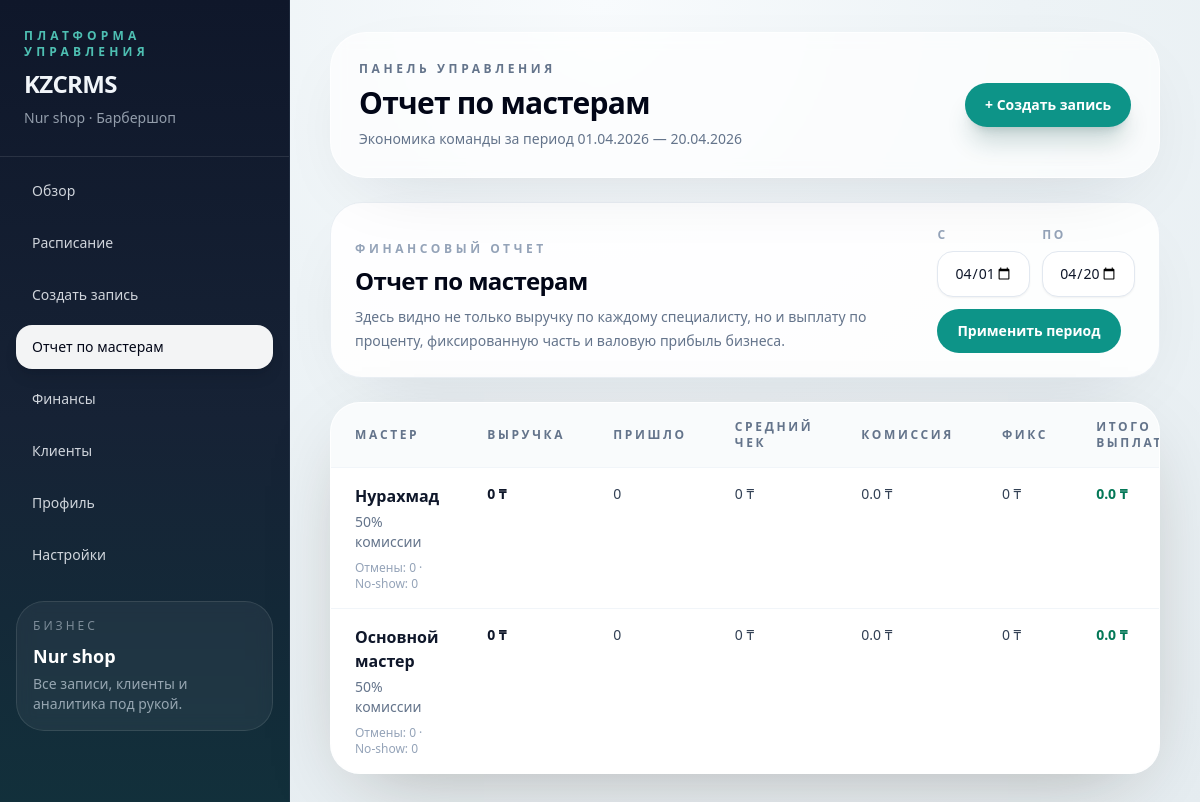
/barbers/ (signed in), run on the app's committed database.
### core/models.py (models this page shows, shortened)
class TimestampedModel(models.Model):
    created_at = models.DateTimeField(auto_now_add=True)
    updated_at = models.DateTimeField(auto_now=True)
    class Meta:
        abstract = True

class Shop(TimestampedModel):
    class IndustryType(models.TextChoices):
        BARBERSHOP = "BARBERSHOP", "Барбершоп"
        DENTISTRY = "DENTISTRY", "Стоматология"
        BEAUTY_SALON = "BEAUTY_SALON", "Салон красоты"
        CLINIC = "CLINIC", "Клиника"
        GENERIC = "GENERIC", "Другое"
    class AccessMode(models.TextChoices):
        LEGACY = "LEGACY", "Внутренний доступ"
        TRIAL = "TRIAL", "Пробный доступ"
        SUBSCRIPTION = "SUBSCRIPTION", "Подписка"
    owner = models.OneToOneField(
        User,
        on_delete=models.CASCADE,
        related_name="shop"
    )
    name = models.CharField(max_length=120)
    industry_type = models.CharField(
        max_length=30,
        choices=IndustryType.choices,
        default=IndustryType.BARBERSHOP,
    )
    timezone = models.CharField(max_length=64, default="Asia/Almaty")
    city = models.CharField(max_length=80, blank=True)
    phone = models.CharField(max_length=30, blank=True)
    access_mode = models.CharField(
        max_length=20,
        choices=AccessMode.choices,
        default=AccessMode.LEGACY,
    )
    trial_ends_at = models.DateTimeField(blank=True, null=True)
    subscription_ends_at = models.DateTimeField(blank=True, null=True)
    @property
    def has_active_access(self):
        if self.access_mode == self.AccessMode.LEGACY:
            return True
        expires_at = self.access_expires_at
        return bool(expires_at and expires_at >= timezone.now())

class Barber(TimestampedModel):
    shop = models.ForeignKey(
        Shop,
        on_delete=models.CASCADE,
        related_name="barbers"
    )
    name = models.CharField(max_length=120)
    phone = models.CharField(max_length=30, blank=True)
    is_active = models.BooleanField(default=True)
    commission_percent = models.PositiveSmallIntegerField(default=50)
    fixed_salary_kzt = models.PositiveIntegerField(default=0)

### core/views.py (the view, shortened to what this page needs)
# urls.py: path("barbers/", barber_report, name="barber_report"),
@login_required
def barber_report(request):
    shop = request.user.shop
    today = timezone.localdate()
    date_from = request.GET.get("date_from")
    date_to = request.GET.get("date_to")
    period_start = parse_date(date_from) if date_from else today.replace(day=1)
    period_end = parse_date(date_to) if date_to else today
    if not period_start:
        period_start = today.replace(day=1)
    if not period_end:
        period_end = today
    if period_end < period_start:
        period_start, period_end = period_end, period_start
    def calculate_prorated_salary(monthly_salary, start_date, end_date):
        if not monthly_salary:
            return 0
    data = []
    for barber in Barber.objects.filter(shop=shop, is_active=True):
        payments = Payment.objects.filter(
            appointment__shop=shop,
            appointment__barber=barber,
            appointment__start_at__date__gte=period_start,
            appointment__start_at__date__lte=period_end,
            is_paid=True,
        )
        appointments = Appointment.objects.filter(
            shop=shop,
            barber=barber,
            start_at__date__gte=period_start,
            start_at__date__lte=period_end,
        )
        total = payments.aggregate(total=Sum("amount_kzt"))["total"] or 0
        completed_count = appointments.filter(status=Appointment.Status.DONE).count()
        canceled_count = appointments.filter(status=Appointment.Status.CANCELED).count()
        no_show_count = appointments.filter(status=Appointment.Status.NO_SHOW).count()
        average_check = round(total / completed_count, 2) if completed_count else 0
        commission_payout = round(total * barber.commission_percent / 100, 2)
        fixed_salary = calculate_prorated_salary(barber.fixed_salary_kzt, period_start, period_end)
        total_payout = round(commission_payout + fixed_salary, 2)
        owner_profit = round(total - total_payout, 2)
        data.append({
            "barber": barber,
            "total": total,
            "completed_count": completed_count,
            "canceled_count": canceled_count,
            "no_show_count": no_show_count,
            "average_check": average_check,
            "commission_payout": commission_payout,
            "fixed_salary": fixed_salary,
            "total_payout": total_payout,
            "owner_profit": owner_profit,
        })
    data.sort(key=lambda row: (-row["total"], row["barber"].name))
    return render(request, "barber_report.html", {
        "data": data,
        "today": today,
        "period_start": period_start,
        "period_end": period_end,
    })

### core/context_processors.py (called while the page is built)
def current_shop(request):
    shop = None
    if getattr(request, "user", None) and request.user.is_authenticated:
        shop = getattr(request.user, "shop", None)
    return {
        "current_shop": shop,
        "crm_labels": get_shop_labels(shop),
    }

### core/terminology.py (called while the page is built)
def get_shop_labels(shop):
    labels = DEFAULT_LABELS.copy()
    if not shop:
        return labels
    labels.update(INDUSTRY_LABELS.get(shop.industry_type, {}))
    labels["industry_name"] = shop.get_industry_type_display()
    return labels

### core/templates/barber_report.html (shortened to what this page needs)
{% extends "core/base.html" %}
{% block page_title %}{{ crm_labels.staff_report_title }}{% endblock %}
{% block page_subtitle %}Экономика команды за период {{ period_start|date:"d.m.Y" }} — {{ period_end|date:"d.m.Y" }}{% endblock %}
{% block content %}
<div class="space-y-6">
    <section class="crm-panel p-6">
        <div class="flex flex-col gap-5 lg:flex-row lg:items-end lg:justify-between">
            <div>
                <div class="text-xs font-semibold uppercase tracking-[0.3em] text-slate-400">Финансовый отчет</div>
                <h3 class="mt-2 text-2xl font-semibold tracking-tight text-slate-950">{{ crm_labels.staff_report_title }}</h3>
                <p class="mt-2 text-sm leading-6 text-slate-500">
                    Здесь видно не только выручку по каждому специалисту, но и выплату по проценту, фиксированную часть и валовую прибыль бизнеса.
                </p>
            </div>
            <form method="GET" class="grid gap-3 sm:grid-cols-2 lg:w-auto">
                <div>
                    <label class="text-xs font-semibold uppercase tracking-[0.22em] text-slate-400">С</label>
                    <input type="date" name="date_from" value="{{ period_start|date:'Y-m-d' }}" class="mt-2 block w-full rounded-2xl border border-slate-200 bg-white px-4 py-3 text-sm text-slate-900 shadow-sm outline-none transition focus:border-teal-400 focus:ring-4 focus:ring-teal-100">
                </div>
                <div>
                    <label class="text-xs font-semibold uppercase tracking-[0.22em] text-slate-400">По</label>
                    <input type="date" name="date_to" value="{{ period_end|date:'Y-m-d' }}" class="mt-2 block w-full rounded-2xl border border-slate-200 bg-white px-4 py-3 text-sm text-slate-900 shadow-sm outline-none transition focus:border-teal-400 focus:ring-4 focus:ring-teal-100">
                </div>
                <div class="sm:col-span-2">
                    <button class="inline-flex rounded-full bg-teal-600 px-5 py-3 text-sm font-semibold text-white transition hover:bg-teal-500">
                        Применить период
                    </button>
                </div>
            </form>
        </div>
    </section>
    <section class="overflow-hidden rounded-[30px] border border-white/70 bg-white/90 shadow-[0_24px_80px_-32px_rgba(37,28,18,0.35)]">
        <div class="overflow-x-auto">
            <table class="min-w-full divide-y divide-slate-100">
                <thead class="bg-slate-50/80">
                    <tr class="text-left text-xs font-semibold uppercase tracking-[0.22em] text-slate-500">
                        <th class="px-6 py-4">{{ crm_labels.staff_singular }}</th>
                        <th class="px-6 py-4">Выручка</th>
                        <th class="px-6 py-4">Пришло</th>
                        <th class="px-6 py-4">Средний чек</th>
                        <th class="px-6 py-4">Комиссия</th>
                        <th class="px-6 py-4">Фикс</th>
                        <th class="px-6 py-4">Итого выплата</th>
                    </tr>
                </thead>
                <tbody class="divide-y divide-slate-100 bg-white">
                    {% for row in data %}
                        <tr class="align-top">
                            <td class="px-6 py-4">
                                <div class="font-semibold text-slate-900">
                                    <a href="{% url 'barber_detail' row.barber.id %}" class="transition hover:text-teal-700">{{ row.barber.name }}</a>
                                </div>
                                <div class="mt-1 text-sm text-slate-500">
                                    {{ row.barber.commission_percent }}% комиссии{% if row.barber.fixed_salary_kzt %} · {{ row.barber.fixed_salary_kzt }} ₸ в месяц{% endif %}
                                </div>
                                <div class="mt-2 text-xs text-slate-400">
                                    Отмены: {{ row.canceled_count }} · No-show: {{ row.no_show_count }}
                                </div>
                            </td>
                            <td class="px-6 py-4 text-sm font-semibold text-slate-900">{{ row.total }} ₸</td>
                            <td class="px-6 py-4 text-sm text-slate-700">{{ row.completed_count }}</td>
                            <td class="px-6 py-4 text-sm text-slate-700">{{ row.average_check }} ₸</td>
                            <td class="px-6 py-4 text-sm text-slate-700">{{ row.commission_payout }} ₸</td>
                            <td class="px-6 py-4 text-sm text-slate-700">{{ row.fixed_salary }} ₸</td>
                            <td class="px-6 py-4 text-sm font-semibold text-emerald-700">{{ row.total_payout }} ₸</td>
                        </tr>
                    {% endfor %}
                </tbody>
            </table>
        </div>
    </section>
</div>
{% endblock %}

### core/templates/core/base.html (shortened to what this page needs)
{% load static tailwind_tags %}
<!DOCTYPE html>
<html lang="ru">
<head>
    {% tailwind_css %}
</head>
<body class="min-h-screen bg-[radial-gradient(circle_at_top,_#f8fbfd,_#edf3f6_42%,_#e6edf1_100%)] text-slate-900">
<div class="min-h-screen lg:grid lg:grid-cols-[290px_minmax(0,1fr)]">
    <aside class="border-b border-slate-200/70 bg-[linear-gradient(180deg,_#0f172a_0%,_#162235_52%,_#12303b_100%)] text-slate-100 lg:min-h-screen lg:border-b-0 lg:border-r lg:border-slate-700/40">
        <div class="flex items-center justify-between px-5 py-5 lg:block lg:px-6 lg:py-7">
            <div>
                <div class="text-xs font-semibold uppercase tracking-[0.35em] text-teal-300/80">
                    Платформа управления
                </div>
                <div class="mt-2 text-2xl font-semibold tracking-tight">
                    {{ crm_labels.product_name }}
                </div>
                <div class="mt-2 text-sm text-slate-300/70">
                    {% if current_shop %}
                        {{ current_shop.name }} · {{ crm_labels.industry_name }}
                    {% else %}
                        CRM
                    {% endif %}
                </div>
            </div>
        </div>
        <nav class="grid grid-cols-2 gap-2 border-t border-white/10 px-4 py-4 sm:grid-cols-3 lg:grid-cols-1 lg:px-4 lg:py-3">
            <a href="{% url 'dashboard_overview' %}"
               class="rounded-2xl px-4 py-3 text-sm font-medium transition {% if request.resolver_match.url_name == 'dashboard_overview' %}bg-white/95 text-slate-950 shadow-lg shadow-slate-950/10{% else %}text-slate-100/85 hover:bg-white/10 hover:text-white{% endif %}">
                Обзор
            </a>
            <a href="{% url 'today_schedule' %}"
               class="rounded-2xl px-4 py-3 text-sm font-medium transition {% if request.path == '/today/' %}bg-white/95 text-slate-950 shadow-lg shadow-slate-950/10{% else %}text-slate-100/85 hover:bg-white/10 hover:text-white{% endif %}">
                Расписание
            </a>
            <a href="{% url 'create_appointment' %}"
               class="rounded-2xl px-4 py-3 text-sm font-medium transition {% if request.path == '/create/' %}bg-white/95 text-slate-950 shadow-lg shadow-slate-950/10{% else %}text-slate-100/85 hover:bg-white/10 hover:text-white{% endif %}">
                {{ crm_labels.create_booking_action }}
            </a>
            <a href="{% url 'barber_report' %}"
               class="rounded-2xl px-4 py-3 text-sm font-medium transition {% if request.path == '/barbers/' %}bg-white/95 text-slate-950 shadow-lg shadow-slate-950/10{% else %}text-slate-100/85 hover:bg-white/10 hover:text-white{% endif %}">
                {{ crm_labels.staff_report_title }}
            </a>
            <a href="{% url 'finance_dashboard' %}"
               class="rounded-2xl px-4 py-3 text-sm font-medium transition {% if request.path == '/finance/' %}bg-white/95 text-slate-950 shadow-lg shadow-slate-950/10{% else %}text-slate-100/85 hover:bg-white/10 hover:text-white{% endif %}">
                Финансы
            </a>
            <a href="{% url 'clients_list' %}"
               class="rounded-2xl px-4 py-3 text-sm font-medium transition {% if '/clients/' in request.path %}bg-white/95 text-slate-950 shadow-lg shadow-slate-950/10{% else %}text-slate-100/85 hover:bg-white/10 hover:text-white{% endif %}">
                {{ crm_labels.client_plural }}
            </a>
            <a href="{% url 'profile_settings' %}"
               class="rounded-2xl px-4 py-3 text-sm font-medium transition {% if request.path == '/profile/' or request.path == '/settings/business/' %}bg-white/95 text-slate-950 shadow-lg shadow-slate-950/10{% else %}text-slate-100/85 hover:bg-white/10 hover:text-white{% endif %}">
                Профиль
            </a>
            <a href="{% url 'settings_dashboard' %}"
               class="rounded-2xl px-4 py-3 text-sm font-medium transition {% if request.path == '/settings/' or request.path == '/settings/barbers/' or request.path == '/settings/services/' %}bg-white/95 text-slate-950 shadow-lg shadow-slate-950/10{% else %}text-slate-100/85 hover:bg-white/10 hover:text-white{% endif %}">
                Настройки
            </a>
        </nav>
        <div class="hidden px-4 pb-5 pt-3 lg:block">
            <div class="rounded-[28px] border border-white/10 bg-white/5 p-4 backdrop-blur">
                <div class="text-xs uppercase tracking-[0.25em] text-slate-300/55">Бизнес</div>
                <div class="mt-2 text-lg font-semibold text-white">{{ current_shop.name|default:"CRM" }}</div>
                <div class="mt-1 text-sm text-slate-300/70">Все записи, клиенты и аналитика под рукой.</div>
            </div>
        </div>
    </aside>
    <main class="min-w-0">
        <div class="px-4 py-4 sm:px-6 lg:px-10 lg:py-8">
            <div class="crm-glass flex flex-col gap-4 rounded-[36px] p-5 sm:p-7 lg:flex-row lg:items-center lg:justify-between">
                <div>
                    <div class="text-xs font-semibold uppercase tracking-[0.3em] text-slate-500">Панель управления</div>
                    <h1 class="mt-2 text-3xl font-semibold tracking-tight text-slate-950">
                        {% block page_title %}Панель{% endblock %}
                    </h1>
                    <p class="mt-2 max-w-2xl text-sm text-slate-500">
                        {% block page_subtitle %}{% endblock %}
                    </p>
                </div>
                <div class="hidden lg:block">
                    <a href="{% url 'create_appointment' %}"
                       class="inline-flex items-center rounded-full bg-teal-600 px-5 py-3 text-sm font-semibold text-white shadow-xl shadow-teal-900/20 transition hover:bg-teal-500">
                        + {{ crm_labels.create_booking_action }}
                    </a>
                </div>
            </div>
            <div class="mt-6">
                {% block content %}{% endblock %}
            </div>
        </div>
    </main>
</div>
</body>
</html>

### data on the page
Shop: name "Nur shop"
Barber: barber.name "Нурахмад", barber.commission_percent "50", canceled_count "0", no_show_count "0", total "0", completed_count "0", average_check "0", commission_payout "0.0", fixed_salary "0", total_payout "0.0"
Barber: barber.name "Основной мастер", barber.commission_percent "50", canceled_count "0", no_show_count "0", total "0", completed_count "0", average_check "0", commission_payout "0.0", fixed_salary "0", total_payout "0.0"

### other printed values
{{ crm_labels.product_name }} "KZCRMS"
{{ crm_labels.industry_name }} "Барбершоп"
{{ crm_labels.create_booking_action }} "Создать запись"
{{ crm_labels.staff_report_title }} "Отчет по мастерам"
{{ crm_labels.client_plural }} "Клиенты"
{{ period_start|date:"d.m.Y" }} "01.04.2026"
{{ period_end|date:"d.m.Y" }} "20.04.2026"
{{ crm_labels.staff_singular }} "МАСТЕР"
